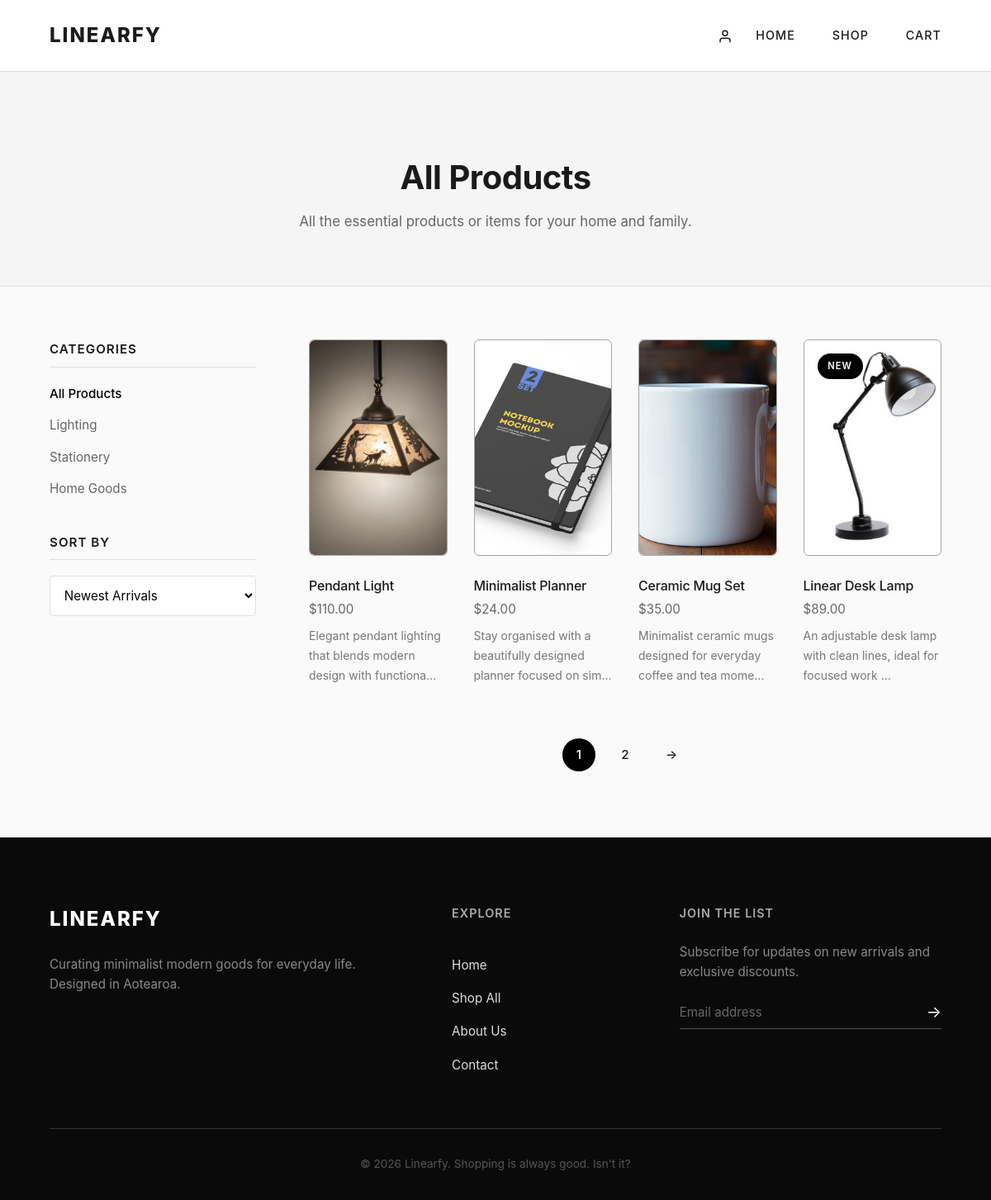
Page /shop on the committed database.
### app.py (models this page shows)
class Product(db.Model):
    id = db.Column(db.Integer, primary_key=True)
    name = db.Column(db.String(100), nullable=False)
    price = db.Column(db.Float, nullable=False)
    category = db.Column(db.String(50), nullable=False)
    image = db.Column(db.String(200), nullable=False)
    description = db.Column(db.Text, nullable=False)
    is_new = db.Column(db.Boolean, default=False)
    is_sale = db.Column(db.Boolean, default=False)

### app.py (the view, shortened to what this page needs)
@app.route('/shop')
def shop():
    category = request.args.get('category', 'all')
    sort = request.args.get('sort', 'newest')
    page = request.args.get('page', 1, type=int)
    query = Product.query
    if sort == 'price-low':
        query = query.order_by(Product.price.asc())
    elif sort == 'price-high':
        query = query.order_by(Product.price.desc())
    else:
        query = query.order_by(Product.id.desc())
    per_page = 4
    pagination = query.paginate(
        page=page,
        per_page=per_page,
        error_out=False
    )
    products = pagination.items
    return render_template(
        'shop.html',
        products=products,
        pagination=pagination,
        current_category=category,
        current_sort=sort
    )

### templates/shop.html (shortened to what this page needs)
{% extends "base.html" %}
{% block content %}
<div class="page-header">
    <div class="header-content">
        <h1>All Products</h1>
        <p>All the essential products or items for your home and family.</p>
    </div>
</div>
<div class="shop-layout">
    <aside class="shop-sidebar">
        <div class="filter-group">
            <h3>Categories</h3>
            <ul class="filter-list">
                <li>
                    <a href="{{ url_for('shop',
                                        category='all',
                                        sort=current_sort) }}"
                    class="{% if current_category == 'all' %}active{% endif %}">
                        All Products
                    </a>
                </li>
                <li>
                    <a href="{{ url_for('shop',
                                        category='lighting',
                                        sort=current_sort) }}"
                    class="{% if current_category == 'lighting' %}active{% endif %}">
                        Lighting
                    </a>
                </li>
                <li>
                    <a href="{{ url_for('shop',
                                        category='stationery',
                                        sort=current_sort) }}"
                    class="{% if current_category == 'stationery' %}active{% endif %}">
                        Stationery
                    </a>
                </li>
                <li>
                    <a href="{{ url_for('shop',
                                        category='home',
                                        sort=current_sort) }}"
                    class="{% if current_category == 'home' %}active{% endif %}">
                        Home Goods
                    </a>
                </li>
            </ul>
        </div>
        <div class="filter-group">
            <h3>Sort By</h3>
            <form method="GET">
                <select name="sort"
                        class="sort-select"
                        onchange="this.form.submit()">
                    <option value="newest"
                        {% if current_sort == 'newest' %}selected{% endif %}>
                        Newest Arrivals
                    </option>
                </select>
            </form>
        </div>
    </aside>
    <main class="shop-main">
        <div class="product-grid shop-grid">
            {% for product in products %}
            <div class="product-card" data-category="{{ product.category }}">
                <div class="image-wrapper">
                    <img
                        src="{{ url_for('static',
                        filename='images/products/' + product.image) }}"
                        alt="{{ product.name }}"
                        class="product-image"
                    />
                    {% if product.is_new %}
                    <span class="badge">New</span>
                    {% elif product.is_sale %}
                    <span class="badge">Sale</span>
                    {% endif %}
                    <div class="quick-action">
                    </div>
                </div>
                <div class="product-info">
                    <h3>
                        {{ product.name }}
                    </h3>
                    <p class="price">
                        ${{ "%.2f"|format(product.price) }}
                    </p>
                    <p style="font-size: 14px;
                            color: #777;
                            margin-top: 8px;
                            line-height: 1.7;">
                        {{ product.description[:65] }}...
                    </p>
                </div>
            </div>
            {% endfor %}
        </div>
        <div class="pagination">
            {% for page_num in pagination.iter_pages() %}
                {% if page_num %}
                <a href="{{ url_for('shop',
                                    page=page_num,
                                    category=current_category,
                                    sort=current_sort) }}"
                class="page-number
                {% if page_num == pagination.page %}
                active
                {% endif %}">
                    {{ page_num }}
                </a>
                {% endif %}
            {% endfor %}
            {% if pagination.has_next %}
            <a href="{{ url_for('shop',
                                page=pagination.next_num,
                                category=current_category,
                                sort=current_sort) }}"
            class="page-arrow">
                &rarr;
            </a>
            {% endif %}
        </div>
    </main>
</div>
{% endblock %}

### templates/base.html (shortened to what this page needs)
<!DOCTYPE html>
<html lang="en">
<head>
    <link rel="stylesheet"
          href="{{ url_for('static', filename='css/style.css') }}">
</head>
<body>
<nav class="navbar">
    <div class="logo">Linearfy</div>
    <div class="nav-links">
        {% if session.get('user_id') %}
            <span class="welcome-tag">
                Hi, {{ session['user_name'] }}
            </span>
            <a href="{{ url_for('admin') }}" style="color: #d9534f; font-weight: 700;">
                Admin Panel
            </a>
            <a href="{{ url_for('account') }}">
                Account
            </a>
            <a href="{{ url_for('logout') }}">
                Logout
            </a>
        {% else %}
            <a href="{{ url_for('register') }}"
               class="user-icon">
                <svg width="18"
                     height="18"
                     viewBox="0 0 24 24"
                     fill="none"
                     stroke="currentColor"
                     stroke-width="2"
                     stroke-linecap="round"
                     stroke-linejoin="round">
                    <path d="M20 21v-2a4 4 0 0 0-4-4H8a4 4 0 0 0-4 4v2"></path>
                    <circle cx="12" cy="7" r="4"></circle>
                </svg>
            </a>
        {% endif %}
        <a href="{{ url_for('home') }}">
            Home
        </a>
        <a href="{{ url_for('shop') }}">
            Shop
        </a>
        <a href="{{ url_for('cart') }}">
            Cart
        </a>
    </div>
</nav>
<main>
    {% block content %}{% endblock %}
</main>
<footer class="site-footer">
    <div class="footer-container">
        <div class="footer-column brand-column">
            <h2>Linearfy</h2>
            <p>
                Curating minimalist modern goods
                for everyday life.
                Designed in Aotearoa.
            </p>
        </div>
        <div class="footer-column links-column">
            <h3>Explore</h3>
            <a href="{{ url_for('home') }}">
                Home
            </a>
            <a href="{{ url_for('shop') }}">
                Shop All
            </a>
            <a href="#">
                About Us
            </a>
            <a href="#">
                Contact
            </a>
        </div>
        <div class="footer-column newsletter-column">
            <h3>Join the List</h3>
            <p>
                Subscribe for updates
                on new arrivals and
                exclusive discounts.
            </p>
            <form action="#"
                  class="newsletter-form">
                <input type="email"
                       placeholder="Email address"
                       required>
                <button type="submit">
                    &rarr;
                </button>
            </form>
        </div>
    </div>
    <div class="footer-bottom">
        <p>
            &copy; 2026 Linearfy.
            Shopping is always good.
            Isn't it?
        </p>
    </div>
</footer>
</body>
</html>

### rows in the picture
Product: image (picture), name "Pendant Light", price "110.00", description "Elegant pendant lighting that blends modern design with functiona"
Product: image (picture), name "Minimalist Planner", price "24.00", description "Stay organised with a beautifully designed planner focused on sim"
Product: image (picture), name "Ceramic Mug Set", price "35.00", description "Minimalist ceramic mugs designed for everyday coffee and tea mome"
Product: image (picture), is_new "NEW", name "Linear Desk Lamp", price "89.00", description "An adjustable desk lamp with clean lines, ideal for focused work"

### other values in the picture
{{ page_num }} "1" "2"
